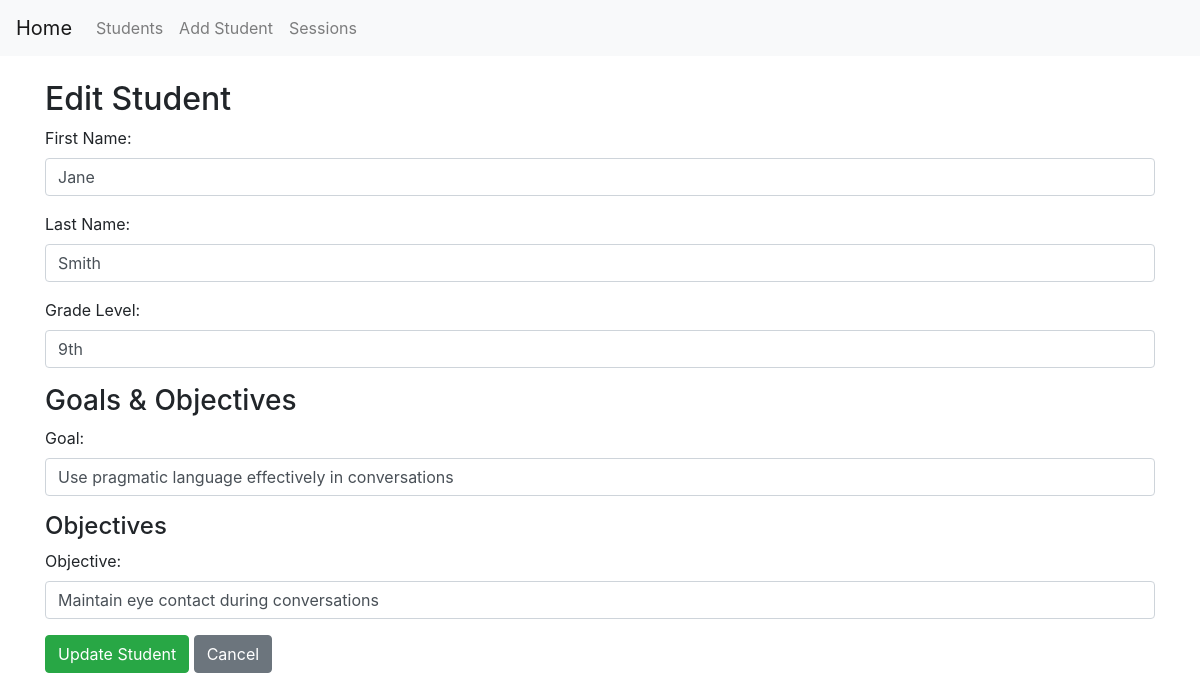
Page /edit_student/3 on the committed database.
### models.py (models this page shows)
class Student(db.Model):
    __tablename__ = 'student'
    student_id = db.Column(db.Integer, primary_key=True)
    first_name = db.Column(db.String(255), nullable=False)
    last_name = db.Column(db.String(255), nullable=False)
    grade_level = db.Column(db.String(255))
    iep_goals = db.Column(db.Text)
    sessions = db.relationship('Session', backref='student')
    goals = db.relationship('Goal', backref='student')

class Goal(db.Model):
    __tablename__ = 'goal'
    goal_id = db.Column(db.Integer, primary_key=True)
    student_id = db.Column(db.Integer, db.ForeignKey('student.student_id'), nullable=False)
    goal_description = db.Column(db.String(255), nullable=False)
    objectives = db.relationship('Objective', backref='goal')

class Objective(db.Model):
    __tablename__ = 'objective'
    objective_id = db.Column(db.Integer, primary_key=True)
    goal_id = db.Column(db.Integer, db.ForeignKey('goal.goal_id'), nullable=False)
    objective_description = db.Column(db.String(255), nullable=False)
    with_accuracy = db.Column(db.String(255))
    sessions = db.relationship('Session',
                               secondary=session_objectives_association,
                               primaryjoin=(objective_id == session_objectives_association.c.objective_id),
                               secondaryjoin=(session_objectives_association.c.session_id == Session.session_id),
                               back_populates='objectives'
                               )

### routes.py (the view, shortened to what this page needs)
@routes_bp.route('/edit_student/<int:student_id>', methods=['GET', 'POST'])
def edit_student(student_id):
    student = Student.query.get_or_404(student_id)
    goals = Goal.query.filter_by(student_id=student_id).all()
    objectives = Objective.query.filter(Objective.goal_id.in_([goal.goal_id for goal in goals])).all()
    return render_template('edit_student.html', student=student, goals=goals, objectives=objectives)

### templates/edit_student.html
{% extends "base.html" %}
{% block content %}
  <h2>Edit Student</h2>
  <form action="" method="POST">
    <div class="mb-3">
      <label for="first_name" class="form-label">First Name:</label>
      <input type="text" id="first_name" name="first_name" class="form-control" value="{{ student.first_name }}" required>
    </div>
    <div class="mb-3">
      <label for="last_name" class="form-label">Last Name:</label>
      <input type="text" id="last_name" name="last_name" class="form-control" value="{{ student.last_name }}" required>
    </div>
    <div class="mb-3">
      <label for="grade_level" class="form-label">Grade Level:</label>
      <input type="text" id="grade_level" name="grade_level" class="form-control" value="{{ student.grade_level }}">
    </div>
    <h3>Goals & Objectives</h3>
    {% for goal in goals %}
      <div class="mb-3">
        <label for="goal_{{ goal.goal_id }}" class="form-label">Goal:</label>
        <input type="text" id="goal_{{ goal.goal_id }}" name="goal_{{ goal.goal_id }}" class="form-control" value="{{ goal.goal_description }}">
      </div>
      <h4>Objectives</h4>
      {% for objective in objectives %}
        {% if objective.goal_id == goal.goal_id %}
          <div class="mb-3">
            <label for="objective_{{ objective.objective_id }}" class="form-label">Objective:</label>
            <input type="text" id="objective_{{ objective.objective_id }}" name="objective_{{ objective.objective_id }}" class="form-control" value="{{ objective.objective_description }}">
          </div>
        {% endif %}
      {% endfor %}
    {% endfor %}
    <button type="submit" class="btn btn-success">Update Student</button>
    <a href="{{ url_for('routes.students') }}" class="btn btn-secondary">Cancel</a>
  </form>
{% endblock %}

### rows in the picture
Student: first_name "Jane", last_name "Smith", grade_level "9th"
Goal: goal_description "Use pragmatic language effectively in conversations"
Objective: objective_description "Maintain eye contact during conversations"
